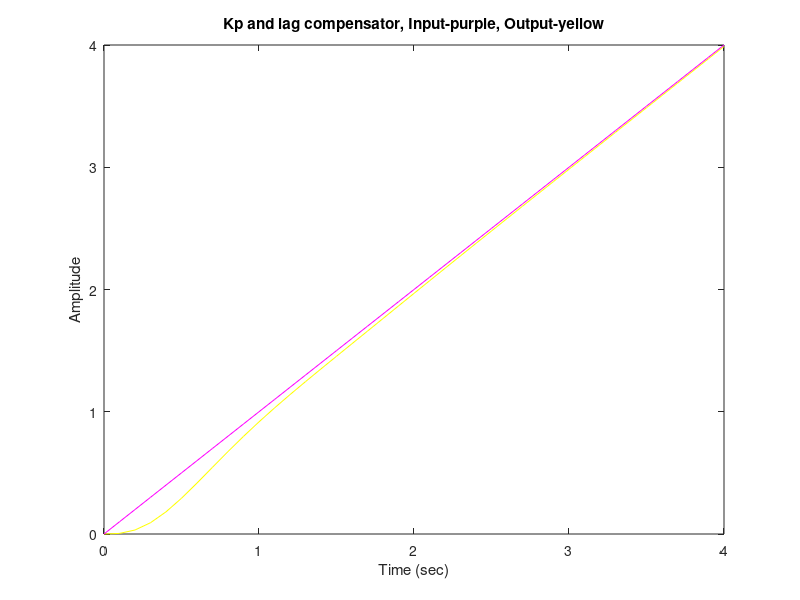
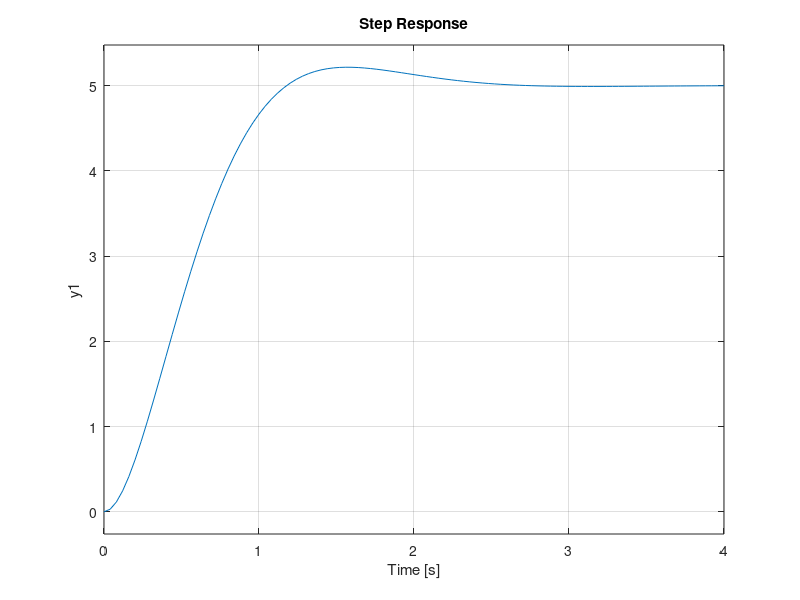

MATLAB code for these plots, in order: (Note: this script raises an error after producing the figures.)
%% Dylan Qiu, ME '27, ME351, Prof. Baglione
%% Midterm 1: Take Home portion

% Question 1
% code borrowed from https://ctms.engin.umich.edu/CTMS/index.php?aux=Extras_Ess

Kp = (7 / 1.2)^2;
z = 1;
p = z * 0.01 * Kp / 7;

s = tf('s');
G = (Kp)/(s*(s+7)); % open loop tf
C = (s+z)/(s+p); %lag compensator 
%C = 1; % run this line to get only Kp
T = feedback(G * C,1);
t = 0:0.1:4;
u = t;
[y,t,x] = lsim(T,u,t);
figure(1);
plot(t,y,'y',t,u,'m')
xlabel('Time (sec)')
ylabel('Amplitude')
title('Kp and lag compensator, Input-purple, Output-yellow')

% Question 2

K = 40; % or 36 in part b
a = 8;
s = tf('s');
G2 = 1 /(s^2 + (a - 4) * s - 4 * a + K);
sys2 = K * G2;
figure(2);
step(sys2)
stats = stepinfo(sys2);
fprintf('Tr = %4.2f\n', stats.RiseTime);
fprintf('Overshoot = %4.2f\n', stats.Overshoot);

% Question 3

z_values = [2, 1, 4, 20];

%fprintf('Problem 3a\n');

for idx = 1:length(z_values)
    z_lead = z_values(idx);
    
    fprintf('\n(g.%d) p = %d:\n', idx, z_lead);
    
    % Transfer function
    sg = tf('s');
    G3 = (sg + z_lead) / (sg^2 + 4 * sg + 8);
    G3;
    figure(3);
    subplot(1, length(z_values), idx);
    rlocus(G3);
    title(sprintf('zeroes = %d', z_lead));
    xlabel('Real Axis');
    ylabel('Imaginary Axis');
    axis equal;
end
%fprintf('Problem 3b\n');
results = zeros(length(z_values), 4);

for i = 1:length(z_values)
    z = z_values(i);
   
    a = 1;
    b = 8 - 4 * z;
    c = -16;
    K = (-b + sqrt(b^2 - 4 * a * c)) / (2 * a); % Solve for K
    
    den = s^2 + 4 * s + 8;
    P = (s + z) / den;
    CLTF = feedback(K * P, 1);
   
    S = stepinfo(CLTF);
   
    ess = 8 / (8 + K * z);
    yss = K * z / (8 + K * z);
    results(i, :) = [z, K, S.SettlingTime, S.Overshoot];
    fprintf('| z = %-4.0f | K = %-5.2f | Ts = %-5.3f s | y_ss = %-8.3f | Overshoot = %-8.3f%% | e_ss = %-4.3f |\n', ...
            z, K, S.SettlingTime, yss, S.Overshoot, ess);
end
